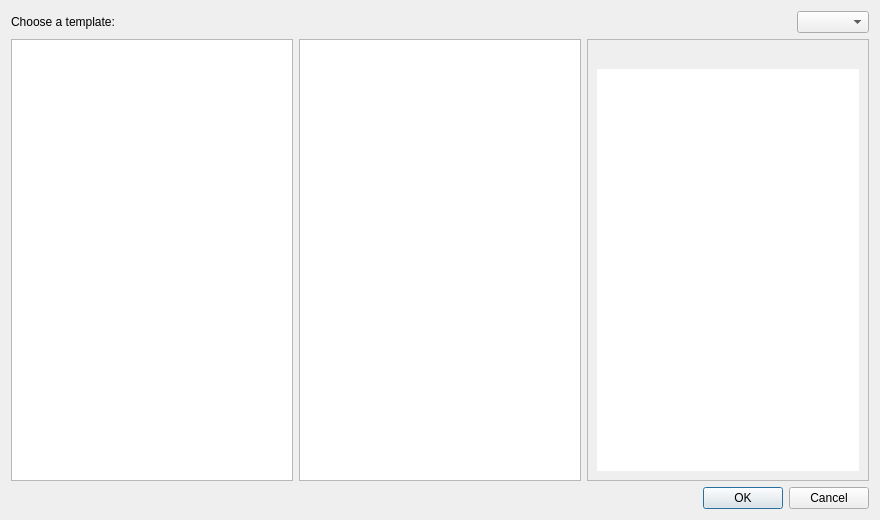
<?xml version="1.0" encoding="UTF-8"?>
<ui version="4.0">
 <class>Core::Internal::NewDialog</class>
 <widget class="QDialog" name="Core::Internal::NewDialog">
  <property name="geometry">
   <rect>
    <x>0</x>
    <y>0</y>
    <width>880</width>
    <height>520</height>
   </rect>
  </property>
  <property name="minimumSize">
   <size>
    <width>0</width>
    <height>0</height>
   </size>
  </property>
  <property name="windowTitle">
   <string>New Project</string>
  </property>
  <layout class="QGridLayout" name="gridLayout">
   <item row="0" column="0">
    <widget class="QLabel" name="label">
     <property name="text">
      <string>Choose a template:</string>
     </property>
    </widget>
   </item>
   <item row="1" column="0">
    <widget class="QTreeView" name="templateCategoryView">
     <property name="sizePolicy">
      <sizepolicy hsizetype="Expanding" vsizetype="MinimumExpanding">
       <horstretch>0</horstretch>
       <verstretch>0</verstretch>
      </sizepolicy>
     </property>
     <property name="maximumSize">
      <size>
       <width>1000</width>
       <height>16777215</height>
      </size>
     </property>
     <property name="palette">
      <palette>
       <active>
        <colorrole role="WindowText">
         <brush brushstyle="SolidPattern">
          <color alpha="255">
           <red>97</red>
           <green>97</green>
           <blue>97</blue>
          </color>
         </brush>
        </colorrole>
       </active>
       <inactive>
        <colorrole role="WindowText">
         <brush brushstyle="SolidPattern">
          <color alpha="255">
           <red>97</red>
           <green>97</green>
           <blue>97</blue>
          </color>
         </brush>
        </colorrole>
       </inactive>
       <disabled>
        <colorrole role="WindowText">
         <brush brushstyle="SolidPattern">
          <color alpha="255">
           <red>120</red>
           <green>120</green>
           <blue>120</blue>
          </color>
         </brush>
        </colorrole>
       </disabled>
      </palette>
     </property>
     <property name="focusPolicy">
      <enum>Qt::StrongFocus</enum>
     </property>
     <property name="styleSheet">
      <string notr="true"> QTreeView::branch {
         background: transparent;
 }</string>
     </property>
     <property name="indentation">
      <number>0</number>
     </property>
     <property name="rootIsDecorated">
      <bool>false</bool>
     </property>
     <property name="itemsExpandable">
      <bool>false</bool>
     </property>
     <property name="headerHidden">
      <bool>true</bool>
     </property>
     <attribute name="headerVisible">
      <bool>false</bool>
     </attribute>
    </widget>
   </item>
   <item row="1" column="1">
    <widget class="QListView" name="templatesView">
     <property name="sizePolicy">
      <sizepolicy hsizetype="MinimumExpanding" vsizetype="Expanding">
       <horstretch>0</horstretch>
       <verstretch>0</verstretch>
      </sizepolicy>
     </property>
     <property name="minimumSize">
      <size>
       <width>0</width>
       <height>180</height>
      </size>
     </property>
     <property name="focusPolicy">
      <enum>Qt::StrongFocus</enum>
     </property>
     <property name="selectionBehavior">
      <enum>QAbstractItemView::SelectRows</enum>
     </property>
     <property name="verticalScrollMode">
      <enum>QAbstractItemView::ScrollPerPixel</enum>
     </property>
     <property name="uniformItemSizes">
      <bool>false</bool>
     </property>
    </widget>
   </item>
   <item row="1" column="2">
    <widget class="QFrame" name="frame">
     <property name="autoFillBackground">
      <bool>true</bool>
     </property>
     <property name="frameShape">
      <enum>QFrame::StyledPanel</enum>
     </property>
     <layout class="QVBoxLayout" name="verticalLayout">
      <item>
       <widget class="QLabel" name="imageLabel">
        <property name="text">
         <string/>
        </property>
       </widget>
      </item>
      <item>
       <widget class="QTextBrowser" name="templateDescription">
        <property name="sizePolicy">
         <sizepolicy hsizetype="MinimumExpanding" vsizetype="MinimumExpanding">
          <horstretch>0</horstretch>
          <verstretch>0</verstretch>
         </sizepolicy>
        </property>
        <property name="focusPolicy">
         <enum>Qt::NoFocus</enum>
        </property>
        <property name="frameShape">
         <enum>QFrame::NoFrame</enum>
        </property>
       </widget>
      </item>
     </layout>
    </widget>
   </item>
   <item row="0" column="1" colspan="2">
    <layout class="QHBoxLayout" name="horizontalLayout">
     <item>
      <spacer name="horizontalSpacer">
       <property name="orientation">
        <enum>Qt::Horizontal</enum>
       </property>
       <property name="sizeType">
        <enum>QSizePolicy::MinimumExpanding</enum>
       </property>
       <property name="sizeHint" stdset="0">
        <size>
         <width>0</width>
         <height>0</height>
        </size>
       </property>
      </spacer>
     </item>
     <item>
      <widget class="QComboBox" name="comboBox"/>
     </item>
    </layout>
   </item>
   <item row="2" column="0" colspan="3">
    <widget class="QDialogButtonBox" name="buttonBox">
     <property name="orientation">
      <enum>Qt::Horizontal</enum>
     </property>
     <property name="standardButtons">
      <set>QDialogButtonBox::Cancel|QDialogButtonBox::Ok</set>
     </property>
    </widget>
   </item>
  </layout>
 </widget>
 <resources/>
 <connections/>
</ui>
